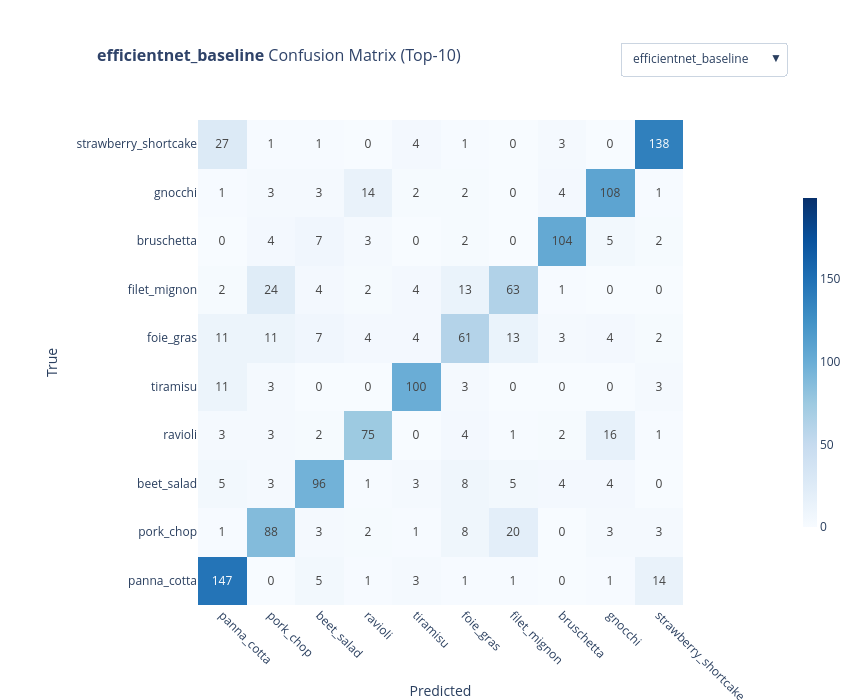

Notebook code for this chart:
### Markdown cell above
## Step 6) Failure analysis: confusion matrix (workflow)

### Code cell
show_model_confusions_paginated_interactive(latest_df, top_k=10, page_size=1)

### Figure 1 — Plotly figure (JSON) as saved in the notebook; plotly's stock layout.template omitted (floating-point values rounded to 4 significant figures)
{"data": [{"colorbar": {"len": 0.72, "thickness": 14, "x": 1.01}, "colorscale": [[0, "rgb(247,251,255)"], [0.125, "rgb(222,235,247)"], [0.25, "rgb(198,219,239)"], [0.375, "rgb(158,202,225)"], [0.5, "rgb(107,174,214)"], [0.625, "rgb(66,146,198)"], [0.75, "rgb(33,113,181)"], [0.875, "rgb(8,81,156)"], [1, "rgb(8,48,107)"]], "hovertemplate": "True: %{y}<br>Pred: %{x}<br>Count: %{z}<extra></extra>", "text": [[147, 0, 5, 1, 3, 1, 1, 0, 1, 14], [1, 88, 3, 2, 1, 8, 20, 0, 3, 3], [5, 3, 96, 1, 3, 8, 5, 4, 4, 0], [3, 3, 2, 75, 0, 4, 1, 2, 16, 1], [11, 3, 0, 0, 100, 3, 0, 0, 0, 3], [11, 11, 7, 4, 4, 61, 13, 3, 4, 2], [2, 24, 4, 2, 4, 13, 63, 1, 0, 0], [0, 4, 7, 3, 0, 2, 0, 104, 5, 2], [1, 3, 3, 14, 2, 2, 0, 4, 108, 1], [27, 1, 1, 0, 4, 1, 0, 3, 0, 138]], "texttemplate": "%{text}", "type": "heatmap", "x": ["panna_cotta", "pork_chop", "beet_salad", "ravioli", "tiramisu", "foie_gras", "filet_mignon", "bruschetta", "gnocchi", "strawberry_shortcake"], "y": ["panna_cotta", "pork_chop", "beet_salad", "ravioli", "tiramisu", "foie_gras", "filet_mignon", "bruschetta", "gnocchi", "strawberry_shortcake"], "z": [[147, 0, 5, 1, 3, 1, 1, 0, 1, 14], [1, 88, 3, 2, 1, 8, 20, 0, 3, 3], [5, 3, 96, 1, 3, 8, 5, 4, 4, 0], [3, 3, 2, 75, 0, 4, 1, 2, 16, 1], [11, 3, 0, 0, 100, 3, 0, 0, 0, 3], [11, 11, 7, 4, 4, 61, 13, 3, 4, 2], [2, 24, 4, 2, 4, 13, 63, 1, 0, 0], [0, 4, 7, 3, 0, 2, 0, 104, 5, 2], [1, 3, 3, 14, 2, 2, 0, 4, 108, 1], [27, 1, 1, 0, 4, 1, 0, 3, 0, 138]], "zmax": 199, "zmin": 0}], "layout": {"annotations": [{"font": {"color": "#2f4369", "size": 16}, "showarrow": false, "text": "<b>efficientnet_baseline</b> Confusion Matrix (Top-10)", "x": 0, "xanchor": "left", "xref": "paper", "y": 1.16, "yanchor": "top", "yref": "paper"}], "height": 700, "margin": {"b": 95, "l": 95, "r": 35, "t": 120}, "title": {"text": ""}, "updatemenus": [{"bgcolor": "white", "bordercolor": "#cbd5e1", "borderwidth": 1, "buttons": [{"args": [{"text": [[[147, 0, 5, 1, 3, 1, 1, 0, 1, 14], [1, 88, 3, 2, 1, 8, 20, 0, 3, 3], [5, 3, 96, 1, 3, 8, 5, 4, 4, 0], [3, 3, 2, 75, 0, 4, 1, 2, 16, 1], [11, 3, 0, 0, 100, 3, 0, 0, 0, 3], [11, 11, 7, 4, 4, 61, 13, 3, 4, 2], [2, 24, 4, 2, 4, 13, 63, 1, 0, 0], [0, 4, 7, 3, 0, 2, 0, 104, 5, 2], [1, 3, 3, 14, 2, 2, 0, 4, 108, 1], [27, 1, 1, 0, 4, 1, 0, 3, 0, 138]]], "x": [["panna_cotta", "pork_chop", "beet_salad", "ravioli", "tiramisu", "foie_gras", "filet_mignon", "bruschetta", "gnocchi", "strawberry_shortcake"]], "y": [["panna_cotta", "pork_chop", "beet_salad", "ravioli", "tiramisu", "foie_gras", "filet_mignon", "bruschetta", "gnocchi", "strawberry_shortcake"]], "z": [[[147, 0, 5, 1, 3, 1, 1, 0, 1, 14], [1, 88, 3, 2, 1, 8, 20, 0, 3, 3], [5, 3, 96, 1, 3, 8, 5, 4, 4, 0], [3, 3, 2, 75, 0, 4, 1, 2, 16, 1], [11, 3, 0, 0, 100, 3, 0, 0, 0, 3], [11, 11, 7, 4, 4, 61, 13, 3, 4, 2], [2, 24, 4, 2, 4, 13, 63, 1, 0, 0], [0, 4, 7, 3, 0, 2, 0, 104, 5, 2], [1, 3, 3, 14, 2, 2, 0, 4, 108, 1], [27, 1, 1, 0, 4, 1, 0, 3, 0, 138]]]}, {"annotations": [{"font": {"color": "#2f4369", "size": 16}, "showarrow": false, "text": "<b>efficientnet_baseline</b> Confusion Matrix (Top-10)", "x": 0, "xanchor": "left", "xref": "paper", "y": 1.16, "yanchor": "top", "yref": "paper"}], "xaxis": {"categoryarray": ["panna_cotta", "pork_chop", "beet_salad", "ravioli", "tiramisu", "foie_gras", "filet_mignon", "bruschetta", "gnocchi", "strawberry_shortcake"], "categoryorder": "array"}, "yaxis": {"categoryarray": ["panna_cotta", "pork_chop", "beet_salad", "ravioli", "tiramisu", "foie_gras", "filet_mignon", "bruschetta", "gnocchi", "strawberry_shortcake"], "categoryorder": "array"}}], "label": "efficientnet_baseline", "method": "update"}, {"args": [{"text": [[[108, 63, 0, 1, 4, 13, 0, 0, 0, 0], [18, 177, 0, 0, 5, 6, 0, 0, 0, 1], [1, 0, 151, 2, 0, 5, 2, 10, 6, 0], [1, 0, 0, 174, 0, 0, 0, 1, 0, 0], [3, 7, 4, 0, 160, 7, 2, 0, 0, 0], [9, 25, 0, 1, 4, 146, 0, 1, 0, 0], [0, 1, 3, 0, 4, 0, 149, 0, 32, 1], [0, 0, 21, 0, 3, 0, 0, 154, 2, 0], [0, 2, 1, 0, 1, 0, 14, 0, 199, 0], [1, 1, 1, 2, 0, 0, 2, 0, 0, 162]]], "x": [["steak", "filet_mignon", "bread_pudding", "huevos_rancheros", "foie_gras", "pork_chop", "chocolate_mousse", "apple_pie", "chocolate_cake", "ceviche"]], "y": [["steak", "filet_mignon", "bread_pudding", "huevos_rancheros", "foie_gras", "pork_chop", "chocolate_mousse", "apple_pie", "chocolate_cake", "ceviche"]], "z": [[[108, 63, 0, 1, 4, 13, 0, 0, 0, 0], [18, 177, 0, 0, 5, 6, 0, 0, 0, 1], [1, 0, 151, 2, 0, 5, 2, 10, 6, 0], [1, 0, 0, 174, 0, 0, 0, 1, 0, 0], [3, 7, 4, 0, 160, 7, 2, 0, 0, 0], [9, 25, 0, 1, 4, 146, 0, 1, 0, 0], [0, 1, 3, 0, 4, 0, 149, 0, 32, 1], [0, 0, 21, 0, 3, 0, 0, 154, 2, 0], [0, 2, 1, 0, 1, 0, 14, 0, 199, 0], [1, 1, 1, 2, 0, 0, 2, 0, 0, 162]]]}, {"annotations": [{"font": {"color": "#2f4369", "size": 16}, "showarrow": false, "text": "<b>efficientnet_bn_tuning</b> Confusion Matrix (Top-10)", "x": 0, "xanchor": "left", "xref": "paper", "y": 1.16, "yanchor": "top", "yref": "paper"}], "xaxis": {"categoryarray": ["steak", "filet_mignon", "bread_pudding", "huevos_rancheros", "foie_gras", "pork_chop", "chocolate_mousse", "apple_pie", "chocolate_cake", "ceviche"], "categoryorder": "array"}, "yaxis": {"categoryarray": ["steak", "filet_mignon", "bread_pudding", "huevos_rancheros", "foie_gras", "pork_chop", "chocolate_mousse", "apple_pie", "chocolate_cake", "ceviche"], "categoryorder": "array"}}], "label": "efficientnet_bn_tuning", "method": "update"}, {"args": [{"text": [[[83, 16, 0, 0, 0, 3, 1, 0, 0, 0], [44, 80, 1, 3, 0, 8, 6, 0, 7, 0], [1, 3, 112, 49, 2, 0, 5, 2, 1, 14], [0, 1, 42, 124, 4, 0, 14, 3, 4, 11], [1, 4, 0, 0, 121, 0, 19, 3, 0, 0], [0, 4, 0, 2, 0, 119, 3, 0, 36, 0], [0, 6, 4, 21, 11, 5, 110, 3, 3, 5], [0, 0, 1, 2, 5, 3, 6, 132, 2, 1], [0, 1, 0, 3, 0, 16, 3, 2, 197, 0], [0, 4, 31, 28, 7, 0, 9, 0, 1, 60]]], "x": [["apple_pie", "bread_pudding", "steak", "filet_mignon", "scallops", "chocolate_mousse", "foie_gras", "beet_salad", "chocolate_cake", "pork_chop"]], "y": [["apple_pie", "bread_pudding", "steak", "filet_mignon", "scallops", "chocolate_mousse", "foie_gras", "beet_salad", "chocolate_cake", "pork_chop"]], "z": [[[83, 16, 0, 0, 0, 3, 1, 0, 0, 0], [44, 80, 1, 3, 0, 8, 6, 0, 7, 0], [1, 3, 112, 49, 2, 0, 5, 2, 1, 14], [0, 1, 42, 124, 4, 0, 14, 3, 4, 11], [1, 4, 0, 0, 121, 0, 19, 3, 0, 0], [0, 4, 0, 2, 0, 119, 3, 0, 36, 0], [0, 6, 4, 21, 11, 5, 110, 3, 3, 5], [0, 0, 1, 2, 5, 3, 6, 132, 2, 1], [0, 1, 0, 3, 0, 16, 3, 2, 197, 0], [0, 4, 31, 28, 7, 0, 9, 0, 1, 60]]]}, {"annotations": [{"font": {"color": "#2f4369", "size": 16}, "showarrow": false, "text": "<b>efficientnet_lora</b> Confusion Matrix (Top-10)", "x": 0, "xanchor": "left", "xref": "paper", "y": 1.16, "yanchor": "top", "yref": "paper"}], "xaxis": {"categoryarray": ["apple_pie", "bread_pudding", "steak", "filet_mignon", "scallops", "chocolate_mousse", "foie_gras", "beet_salad", "chocolate_cake", "pork_chop"], "categoryorder": "array"}, "yaxis": {"categoryarray": ["apple_pie", "bread_pudding", "steak", "filet_mignon", "scallops", "chocolate_mousse", "foie_gras", "beet_salad", "chocolate_cake", "pork_chop"], "categoryorder": "array"}}], "label": "efficientnet_lora", "method": "update"}, {"args": [{"text": [[[187, 0, 1, 1, 0, 6, 0, 0, 0, 0], [3, 123, 6, 3, 2, 0, 3, 0, 15, 1], [6, 5, 133, 6, 0, 7, 3, 0, 1, 3], [6, 3, 9, 145, 26, 3, 14, 2, 0, 0], [7, 0, 4, 61, 88, 3, 18, 0, 0, 0], [3, 0, 4, 2, 1, 167, 0, 5, 0, 0], [15, 3, 11, 27, 15, 0, 97, 0, 1, 1], [5, 0, 1, 0, 0, 10, 0, 136, 0, 2], [4, 26, 2, 0, 0, 0, 0, 0, 105, 1], [0, 5, 13, 2, 0, 6, 0, 0, 0, 111]]], "x": [["crab_cakes", "bread_pudding", "foie_gras", "filet_mignon", "steak", "tuna_tartare", "pork_chop", "ceviche", "apple_pie", "chocolate_mousse"]], "y": [["crab_cakes", "bread_pudding", "foie_gras", "filet_mignon", "steak", "tuna_tartare", "pork_chop", "ceviche", "apple_pie", "chocolate_mousse"]], "z": [[[187, 0, 1, 1, 0, 6, 0, 0, 0, 0], [3, 123, 6, 3, 2, 0, 3, 0, 15, 1], [6, 5, 133, 6, 0, 7, 3, 0, 1, 3], [6, 3, 9, 145, 26, 3, 14, 2, 0, 0], [7, 0, 4, 61, 88, 3, 18, 0, 0, 0], [3, 0, 4, 2, 1, 167, 0, 5, 0, 0], [15, 3, 11, 27, 15, 0, 97, 0, 1, 1], [5, 0, 1, 0, 0, 10, 0, 136, 0, 2], [4, 26, 2, 0, 0, 0, 0, 0, 105, 1], [0, 5, 13, 2, 0, 6, 0, 0, 0, 111]]]}, {"annotations": [{"font": {"color": "#2f4369", "size": 16}, "showarrow": false, "text": "<b>efficientnet_tsa</b> Confusion Matrix (Top-10)", "x": 0, "xanchor": "left", "xref": "paper", "y": 1.16, "yanchor": "top", "yref": "paper"}], "xaxis": {"categoryarray": ["crab_cakes", "bread_pudding", "foie_gras", "filet_mignon", "steak", "tuna_tartare", "pork_chop", "ceviche", "apple_pie", "chocolate_mousse"], "categoryorder": "array"}, "yaxis": {"categoryarray": ["crab_cakes", "bread_pudding", "foie_gras", "filet_mignon", "steak", "tuna_tartare", "pork_chop", "ceviche", "apple_pie", "chocolate_mousse"], "categoryorder": "array"}}], "label": "efficientnet_tsa", "method": "update"}, {"args": [{"text": [[[127, 1, 9, 5, 1, 0, 2, 0, 0, 5], [1, 119, 3, 1, 1, 2, 3, 14, 1, 1], [24, 7, 79, 3, 1, 2, 5, 11, 0, 0], [16, 2, 3, 124, 1, 2, 3, 0, 0, 6], [1, 7, 1, 0, 101, 4, 1, 1, 1, 1], [0, 1, 3, 3, 3, 66, 3, 1, 10, 3], [2, 1, 2, 1, 1, 2, 170, 3, 0, 0], [0, 21, 3, 1, 1, 3, 6, 113, 0, 0], [1, 1, 0, 0, 1, 1, 1, 0, 99, 4], [0, 1, 0, 2, 0, 1, 0, 0, 0, 154]]], "x": [["tacos", "risotto", "ceviche", "breakfast_burrito", "filet_mignon", "bread_pudding", "takoyaki", "gnocchi", "cheesecake", "garlic_bread"]], "y": [["tacos", "risotto", "ceviche", "breakfast_burrito", "filet_mignon", "bread_pudding", "takoyaki", "gnocchi", "cheesecake", "garlic_bread"]], "z": [[[127, 1, 9, 5, 1, 0, 2, 0, 0, 5], [1, 119, 3, 1, 1, 2, 3, 14, 1, 1], [24, 7, 79, 3, 1, 2, 5, 11, 0, 0], [16, 2, 3, 124, 1, 2, 3, 0, 0, 6], [1, 7, 1, 0, 101, 4, 1, 1, 1, 1], [0, 1, 3, 3, 3, 66, 3, 1, 10, 3], [2, 1, 2, 1, 1, 2, 170, 3, 0, 0], [0, 21, 3, 1, 1, 3, 6, 113, 0, 0], [1, 1, 0, 0, 1, 1, 1, 0, 99, 4], [0, 1, 0, 2, 0, 1, 0, 0, 0, 154]]]}, {"annotations": [{"font": {"color": "#2f4369", "size": 16}, "showarrow": false, "text": "<b>resnet18_baseline</b> Confusion Matrix (Top-10)", "x": 0, "xanchor": "left", "xref": "paper", "y": 1.16, "yanchor": "top", "yref": "paper"}], "xaxis": {"categoryarray": ["tacos", "risotto", "ceviche", "breakfast_burrito", "filet_mignon", "bread_pudding", "takoyaki", "gnocchi", "cheesecake", "garlic_bread"], "categoryorder": "array"}, "yaxis": {"categoryarray": ["tacos", "risotto", "ceviche", "breakfast_burrito", "filet_mignon", "bread_pudding", "takoyaki", "gnocchi", "cheesecake", "garlic_bread"], "categoryorder": "array"}}], "label": "resnet18_baseline", "method": "update"}, {"args": [{"text": [[[159, 1, 4, 1, 1, 4, 1, 11, 24, 0], [1, 172, 0, 2, 3, 1, 0, 0, 2, 0], [1, 1, 113, 1, 1, 3, 8, 0, 3, 13], [3, 3, 1, 129, 10, 2, 1, 1, 2, 0], [2, 4, 0, 23, 102, 0, 0, 3, 0, 0], [34, 2, 2, 8, 1, 96, 2, 4, 18, 1], [0, 1, 3, 2, 1, 0, 167, 0, 0, 1], [17, 3, 1, 4, 0, 7, 0, 106, 6, 0], [60, 2, 1, 1, 0, 21, 0, 3, 94, 0], [0, 0, 8, 1, 1, 0, 1, 0, 0, 179]]], "x": [["filet_mignon", "grilled_cheese_sandwich", "huevos_rancheros", "bread_pudding", "apple_pie", "pork_chop", "chicken_curry", "foie_gras", "steak", "nachos"]], "y": [["filet_mignon", "grilled_cheese_sandwich", "huevos_rancheros", "bread_pudding", "apple_pie", "pork_chop", "chicken_curry", "foie_gras", "steak", "nachos"]], "z": [[[159, 1, 4, 1, 1, 4, 1, 11, 24, 0], [1, 172, 0, 2, 3, 1, 0, 0, 2, 0], [1, 1, 113, 1, 1, 3, 8, 0, 3, 13], [3, 3, 1, 129, 10, 2, 1, 1, 2, 0], [2, 4, 0, 23, 102, 0, 0, 3, 0, 0], [34, 2, 2, 8, 1, 96, 2, 4, 18, 1], [0, 1, 3, 2, 1, 0, 167, 0, 0, 1], [17, 3, 1, 4, 0, 7, 0, 106, 6, 0], [60, 2, 1, 1, 0, 21, 0, 3, 94, 0], [0, 0, 8, 1, 1, 0, 1, 0, 0, 179]]]}, {"annotations": [{"font": {"color": "#2f4369", "size": 16}, "showarrow": false, "text": "<b>resnet18_bn_tuning</b> Confusion Matrix (Top-10)", "x": 0, "xanchor": "left", "xref": "paper", "y": 1.16, "yanchor": "top", "yref": "paper"}], "xaxis": {"categoryarray": ["filet_mignon", "grilled_cheese_sandwich", "huevos_rancheros", "bread_pudding", "apple_pie", "pork_chop", "chicken_curry", "foie_gras", "steak", "nachos"], "categoryorder": "array"}, "yaxis": {"categoryarray": ["filet_mignon", "grilled_cheese_sandwich", "huevos_rancheros", "bread_pudding", "apple_pie", "pork_chop", "chicken_curry", "foie_gras", "steak", "nachos"], "categoryorder": "array"}}], "label": "resnet18_bn_tuning", "method": "update"}, {"args": [{"text": [[[162, 4, 2, 1, 0, 0, 3, 2, 0, 3], [2, 98, 0, 17, 9, 9, 2, 0, 4, 1], [0, 2, 123, 1, 3, 6, 9, 2, 5, 0], [6, 28, 3, 103, 2, 13, 6, 1, 5, 1], [3, 10, 1, 11, 96, 14, 7, 3, 2, 0], [0, 3, 2, 4, 8, 150, 3, 1, 6, 0], [0, 0, 1, 0, 1, 2, 194, 0, 0, 0], [1, 4, 2, 2, 1, 4, 5, 140, 1, 0], [1, 1, 2, 1, 2, 9, 2, 0, 110, 0], [7, 1, 0, 3, 4, 1, 0, 0, 1, 83]]], "x": [["grilled_cheese_sandwich", "pork_chop", "ceviche", "grilled_salmon", "foie_gras", "scallops", "caprese_salad", "falafel", "ravioli", "apple_pie"]], "y": [["grilled_cheese_sandwich", "pork_chop", "ceviche", "grilled_salmon", "foie_gras", "scallops", "caprese_salad", "falafel", "ravioli", "apple_pie"]], "z": [[[162, 4, 2, 1, 0, 0, 3, 2, 0, 3], [2, 98, 0, 17, 9, 9, 2, 0, 4, 1], [0, 2, 123, 1, 3, 6, 9, 2, 5, 0], [6, 28, 3, 103, 2, 13, 6, 1, 5, 1], [3, 10, 1, 11, 96, 14, 7, 3, 2, 0], [0, 3, 2, 4, 8, 150, 3, 1, 6, 0], [0, 0, 1, 0, 1, 2, 194, 0, 0, 0], [1, 4, 2, 2, 1, 4, 5, 140, 1, 0], [1, 1, 2, 1, 2, 9, 2, 0, 110, 0], [7, 1, 0, 3, 4, 1, 0, 0, 1, 83]]]}, {"annotations": [{"font": {"color": "#2f4369", "size": 16}, "showarrow": false, "text": "<b>resnet18_full_finetune</b> Confusion Matrix (Top-10)", "x": 0, "xanchor": "left", "xref": "paper", "y": 1.16, "yanchor": "top", "yref": "paper"}], "xaxis": {"categoryarray": ["grilled_cheese_sandwich", "pork_chop", "ceviche", "grilled_salmon", "foie_gras", "scallops", "caprese_salad", "falafel", "ravioli", "apple_pie"], "categoryorder": "array"}, "yaxis": {"categoryarray": ["grilled_cheese_sandwich", "pork_chop", "ceviche", "grilled_salmon", "foie_gras", "scallops", "caprese_salad", "falafel", "ravioli", "apple_pie"], "categoryorder": "array"}}], "label": "resnet18_full_finetune", "method": "update"}, {"args": [{"text": [[[119, 12, 6, 9, 1, 0, 8, 6, 10, 1], [1, 144, 0, 1, 0, 0, 4, 1, 2, 0], [12, 0, 86, 15, 1, 0, 4, 1, 5, 0], [15, 3, 24, 100, 0, 0, 10, 0, 4, 1], [3, 1, 0, 0, 159, 0, 0, 0, 36, 2], [3, 1, 5, 0, 0, 48, 0, 15, 0, 0], [11, 4, 12, 5, 1, 0, 77, 5, 7, 0], [3, 0, 2, 1, 0, 4, 2, 142, 1, 0], [2, 0, 0, 0, 9, 0, 0, 0, 195, 5], [1, 5, 0, 0, 22, 0, 1, 2, 17, 75]]], "x": [["grilled_salmon", "shrimp_and_grits", "foie_gras", "filet_mignon", "greek_salad", "apple_pie", "crab_cakes", "garlic_bread", "caesar_salad", "tacos"]], "y": [["grilled_salmon", "shrimp_and_grits", "foie_gras", "filet_mignon", "greek_salad", "apple_pie", "crab_cakes", "garlic_bread", "caesar_salad", "tacos"]], "z": [[[119, 12, 6, 9, 1, 0, 8, 6, 10, 1], [1, 144, 0, 1, 0, 0, 4, 1, 2, 0], [12, 0, 86, 15, 1, 0, 4, 1, 5, 0], [15, 3, 24, 100, 0, 0, 10, 0, 4, 1], [3, 1, 0, 0, 159, 0, 0, 0, 36, 2], [3, 1, 5, 0, 0, 48, 0, 15, 0, 0], [11, 4, 12, 5, 1, 0, 77, 5, 7, 0], [3, 0, 2, 1, 0, 4, 2, 142, 1, 0], [2, 0, 0, 0, 9, 0, 0, 0, 195, 5], [1, 5, 0, 0, 22, 0, 1, 2, 17, 75]]]}, {"annotations": [{"font": {"color": "#2f4369", "size": 16}, "showarrow": false, "text": "<b>resnet18_lora</b> Confusion Matrix (Top-10)", "x": 0, "xanchor": "left", "xref": "paper", "y": 1.16, "yanchor": "top", "yref": "paper"}], "xaxis": {"categoryarray": ["grilled_salmon", "shrimp_and_grits", "foie_gras", "filet_mignon", "greek_salad", "apple_pie", "crab_cakes", "garlic_bread", "caesar_salad", "tacos"], "categoryorder": "array"}, "yaxis": {"categoryarray": ["grilled_salmon", "shrimp_and_grits", "foie_gras", "filet_mignon", "greek_salad", "apple_pie", "crab_cakes", "garlic_bread", "caesar_salad", "tacos"], "categoryorder": "array"}}], "label": "resnet18_lora", "method": "update"}, {"args": [{"text": [[[112, 0, 3, 1, 1, 15, 1, 0, 1, 0], [0, 103, 2, 0, 3, 0, 12, 3, 1, 1], [3, 1, 104, 2, 5, 4, 0, 1, 0, 15], [1, 0, 2, 90, 4, 4, 1, 0, 1, 39], [3, 4, 2, 2, 108, 3, 1, 3, 10, 0], [28, 0, 5, 0, 1, 96, 2, 1, 1, 2], [0, 8, 0, 0, 2, 0, 136, 6, 2, 0], [5, 2, 1, 0, 2, 1, 2, 131, 5, 0], [2, 2, 0, 4, 5, 1, 11, 2, 109, 0], [0, 2, 12, 29, 1, 5, 1, 0, 2, 135]]], "x": [["apple_pie", "ceviche", "foie_gras", "steak", "ravioli", "bread_pudding", "tacos", "hummus", "huevos_rancheros", "filet_mignon"]], "y": [["apple_pie", "ceviche", "foie_gras", "steak", "ravioli", "bread_pudding", "tacos", "hummus", "huevos_rancheros", "filet_mignon"]], "z": [[[112, 0, 3, 1, 1, 15, 1, 0, 1, 0], [0, 103, 2, 0, 3, 0, 12, 3, 1, 1], [3, 1, 104, 2, 5, 4, 0, 1, 0, 15], [1, 0, 2, 90, 4, 4, 1, 0, 1, 39], [3, 4, 2, 2, 108, 3, 1, 3, 10, 0], [28, 0, 5, 0, 1, 96, 2, 1, 1, 2], [0, 8, 0, 0, 2, 0, 136, 6, 2, 0], [5, 2, 1, 0, 2, 1, 2, 131, 5, 0], [2, 2, 0, 4, 5, 1, 11, 2, 109, 0], [0, 2, 12, 29, 1, 5, 1, 0, 2, 135]]]}, {"annotations": [{"font": {"color": "#2f4369", "size": 16}, "showarrow": false, "text": "<b>resnet18_tsa</b> Confusion Matrix (Top-10)", "x": 0, "xanchor": "left", "xref": "paper", "y": 1.16, "yanchor": "top", "yref": "paper"}], "xaxis": {"categoryarray": ["apple_pie", "ceviche", "foie_gras", "steak", "ravioli", "bread_pudding", "tacos", "hummus", "huevos_rancheros", "filet_mignon"], "categoryorder": "array"}, "yaxis": {"categoryarray": ["apple_pie", "ceviche", "foie_gras", "steak", "ravioli", "bread_pudding", "tacos", "hummus", "huevos_rancheros", "filet_mignon"], "categoryorder": "array"}}], "label": "resnet18_tsa", "method": "update"}], "direction": "down", "pad": {"b": 0, "l": 0, "r": 0, "t": 0}, "showactive": true, "x": 1, "xanchor": "right", "y": 1.16, "yanchor": "top"}], "width": 860, "xaxis": {"automargin": false, "categoryarray": ["panna_cotta", "pork_chop", "beet_salad", "ravioli", "tiramisu", "foie_gras", "filet_mignon", "bruschetta", "gnocchi", "strawberry_shortcake"], "categoryorder": "array", "constrain": "domain", "tickangle": 45, "title": {"text": "Predicted"}}, "yaxis": {"automargin": false, "categoryarray": ["panna_cotta", "pork_chop", "beet_salad", "ravioli", "tiramisu", "foie_gras", "filet_mignon", "bruschetta", "gnocchi", "strawberry_shortcake"], "categoryorder": "array", "constrain": "domain", "scaleanchor": "x", "scaleratio": 1, "title": {"text": "True"}}}}
